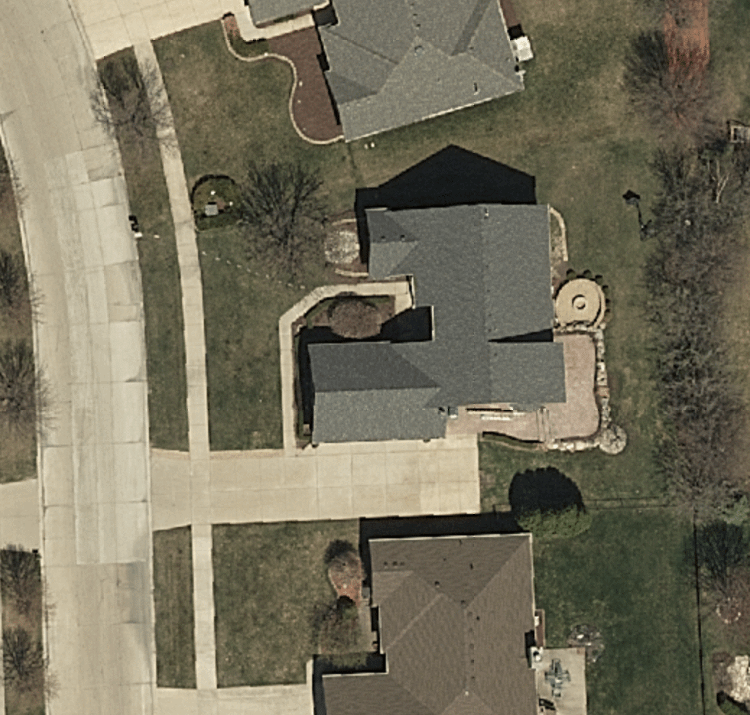
#> input picture AerialObjectDetection/house_export.png, 750 x 715 px
$ python conner.py   (older library calls are emulated)
#> lines starting #> are read from the running program, lines starting #| are printed output that depends on the picture
import numpy as np
import cv2
from matplotlib import pyplot as plt

img = cv2.imread('house_export.png',0)
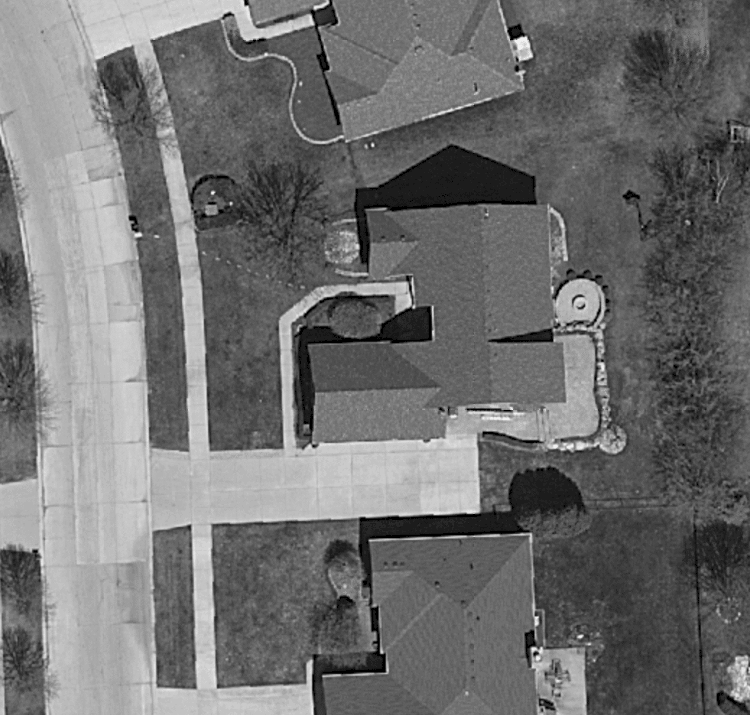
#> img: shape (715, 750); min 0, max 241, mean 111.8

# Initiate FAST object with default values
fast = cv2.FastFeatureDetector()

# find and draw the keypoints
kp = fast.detect(img,None)
#> kp = 12121 keypoints; strongest (x, y, size): (245, 4, 7), (537, 617, 7), (213, 192, 7), (381, 652, 7)
img2 = cv2.drawKeypoints(img, kp, color=(255,0,0))
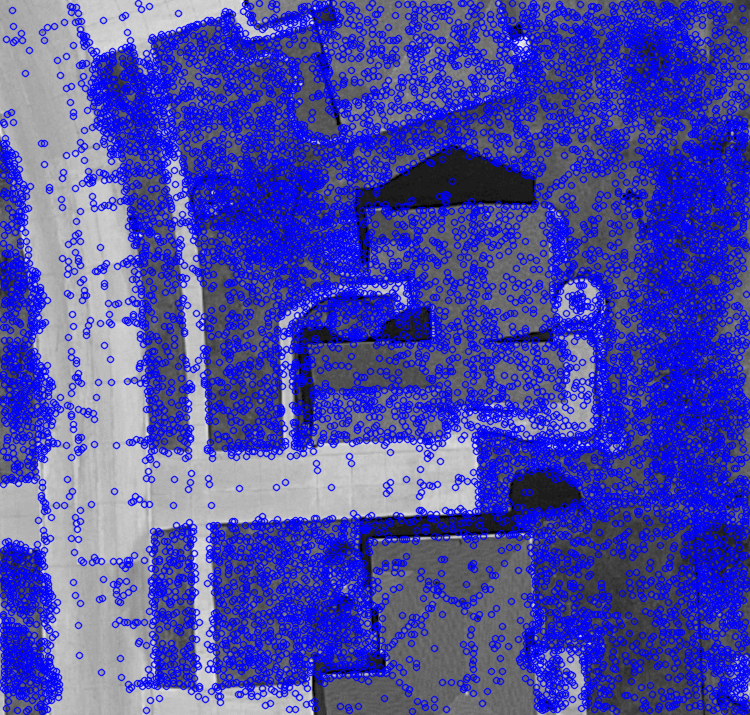
#> img2: shape (715, 750, 3); mean of channels 0, 1, 2 171.5, 74.3, 74.3; drawn as B, G, R

# Print all default params
#> (the run stopped early here; a loop or call above may not have finished)

$ run again, with AerialObjectDetection/testimage.png copied over AerialObjectDetection/house_export.png
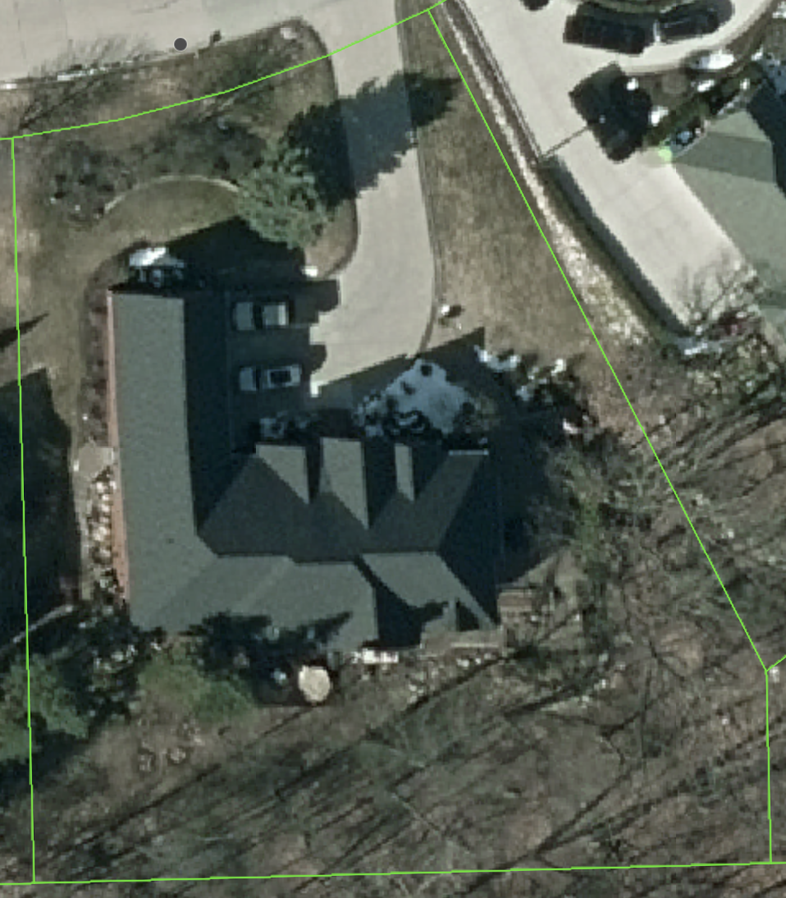
#> input picture AerialObjectDetection/testimage.png, 786 x 898 px, shrunk from 958 x 1094 before the run
#> `img = cv2.imread('house_export.png',0)`:
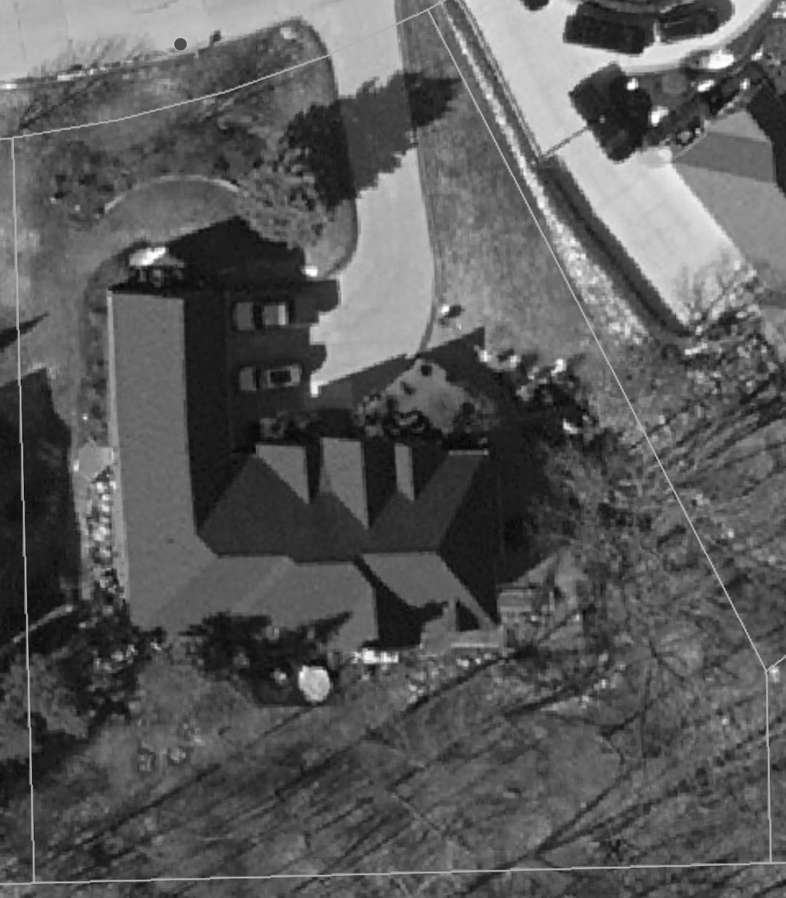
#> img: shape (898, 786); min 3, max 255, mean 89.8
#> kp = 10612 keypoints; strongest (x, y, size): (744, 87, 7), (633, 79, 7), (85, 418, 7), (628, 88, 7)
#> `img2 = cv2.drawKeypoints(img, kp, color=(255,0,0))`:
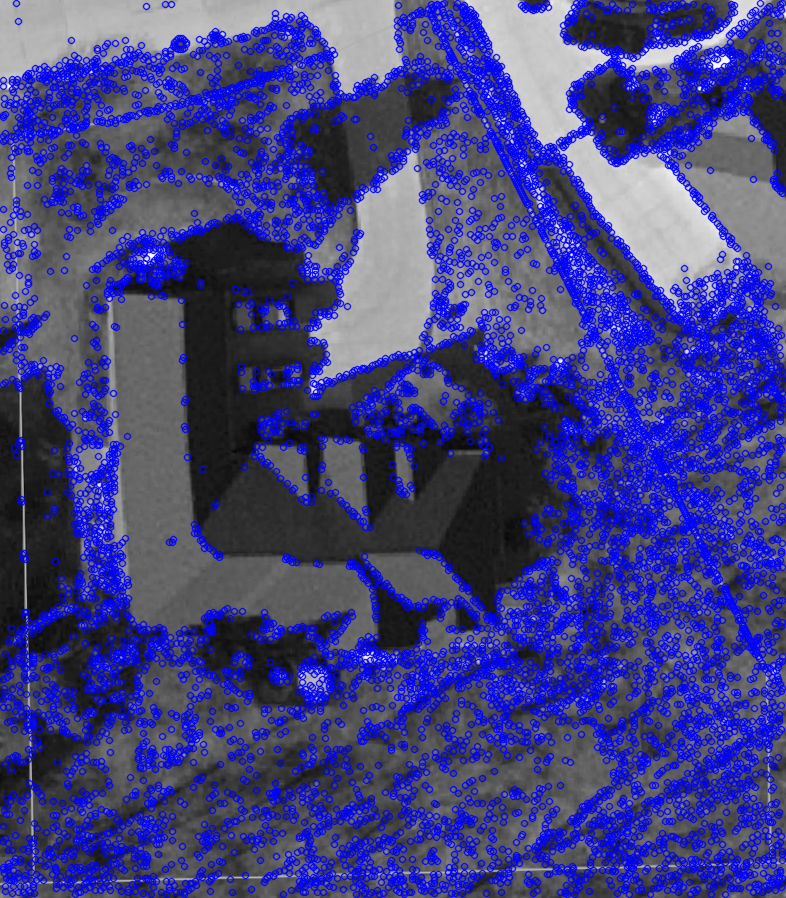
#> img2: shape (898, 786, 3); mean of channels 0, 1, 2 132.4, 65.5, 65.5; drawn as B, G, R
